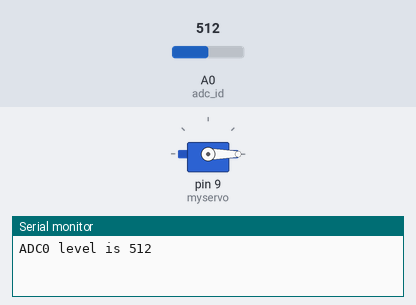
This sketch was run on a simulated Arduino Uno, built with avr-gcc and run on an emulated ATmega328P. Shown: servo, the last lines printed to the serial monitor. The test bench sets the inputs (shaded band); at power-on: A0 (adc_id) = 512.

Above: at 1.2 s.
1.3 s: A0 (adc_id) set to 12
2.8 s: A0 (adc_id) set to 9
At 3.3 s:
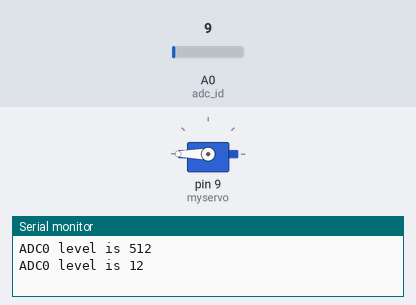
4.3 s: A0 (adc_id) set to 122
At 5.5 s:
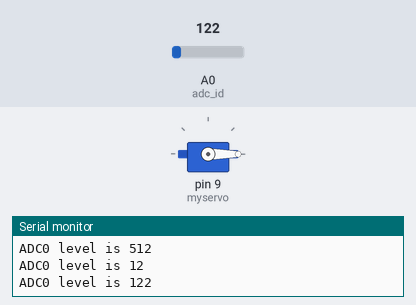
5.8 s: A0 (adc_id) set to 0
At 6.7 s:
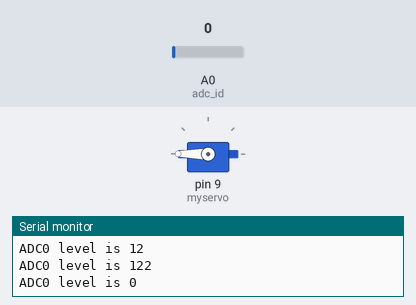
Timing chart, 0 to 8.3 s (numbered marks = the images above; inputs shaded):
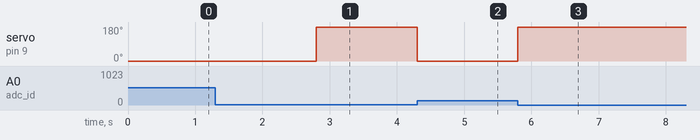

Measured:
- the behaviour switches between 11 and 10 on A0 (adc_id) (found by bisection; images 0 and 1)
- after the input at 2.8 s, servo on pin 9 (myservo): 0° → 180° at once
- after the input at 4.3 s, servo on pin 9 (myservo): 180° → 0° at once
- after the input at 5.8 s, servo on pin 9 (myservo): 0° → 180° at once

The sketch:

arduino_code.ino
```cpp
#include <Servo.h>
//#include <NewPing.h>
#include <LiquidCrystal.h>

//servo vars
Servo myservo;
int pos = 0;

//depth vars
int adc_id = 0;
int HistoryValue = 0;
char printBuffer[128];

//temperature vars


void setup() {
//servo set up
myservo.attach(9); // the 9 represents what pin the servo is in

//depth set up
Serial.begin(9600);  //mostly just starting serial monitor, not really specific to depth

//temperature set up
 // lcd.begin(16, 2);
}

void loop() {

// This first block is dedicated to the servo
 /* for (pos = 0; pos <= 180; pos += 1){
    myservo.write(pos);       //instructions telling servo to go to pos
    delay(15);                //delay in ms
  }
  for (pos = 180; pos >= 0; pos -= 1) {
    myservo.write(pos);
    delay(15);
  }
  */

// This second block is dedicated to the water level sensor
  int value = analogRead(adc_id); // get adc value

    if(((HistoryValue>=value) && ((HistoryValue - value) > 10)) || ((HistoryValue<value) && ((value - HistoryValue) > 10)))
    {
      sprintf(printBuffer,"ADC%d level is %d\n",adc_id, value);
      Serial.print(printBuffer);
      HistoryValue = value;
    }

  //the following if statement instructs the servo to move to 30 degrees if the value read by the sensor is greater than 0
  if(value > 10){
    myservo.write(pos);
  }

 else {
 myservo.write(180);
}
// Third block for temperature sensor
/*
   // setting the pin for the thermometer
   int tempReading = analogRead(tempPin);
     // variables for conversion
    //  Calibrate input to temperature in Kelvin
    double tempK = log(10000.0 * ((1024.0 / tempReading - 1)));
    tempK = 1 / (0.001129148 + (0.000234125 + (0.0000000876741 * tempK * tempK )) * tempK );
    // converting kelvin to celsius
    float tempC = tempK - 273.15;
    // converting celsius to Fahrenheit
    float tempF = (tempC * 9.0)/ 5.0 + 32.0;
*/
    // if LCD display for temperature, use the below block
    /*lcd.setCursor(0, 0);
    lcd.print("Temp         C  ");
    // Display Temperature in F
    lcd.print("Temp         F  ");
    lcd.setCursor(6, 0);
    // Display Temperature in C
    lcd.print(tempC);
    // Display Temperature in F
    lcd.print(tempF);
    delay(500);
  */

}
```
